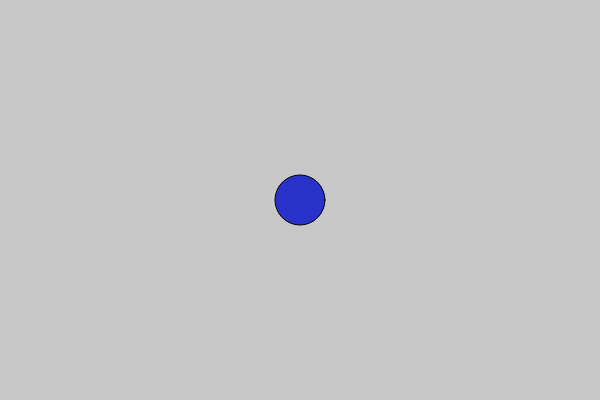
Frame 1 (no input)
Frame 60 (no input): identical to frame 1, image omitted
Frame 120 (the mouse pressed at the canvas centre since frame 60): identical to frame 1, image omitted

The p5.js sketch that drew this single still picture (run headless with seeded random() and noise() and a simulated clock; from frame 60 on, the mouse is pressed at the canvas centre):

// p5.js sketch
// ── sketch.js
var circleX;
var circleY;
var targetX;
var targetY;

function setup() {
  createCanvas(600, 400);
  circleX = width/2;
  circleY = height/2;
  targetX = circleX;
  targetY = circleY;
}


function draw() {
  background(200);

  var circleSize = 50;
  fill(40,50,200);

  if (mouseIsPressed) {
    targetX = mouseX;
    targetY = mouseY;
  }

  var xDiff = targetX - circleX;
  var yDiff = targetY - circleY;
  var speed = 0.6;

  circleX = circleX + xDiff * speed;
  circleY = targetY + yDiff * speed;

  ellipse(circleX, circleY, circleSize, circleSize);
}
